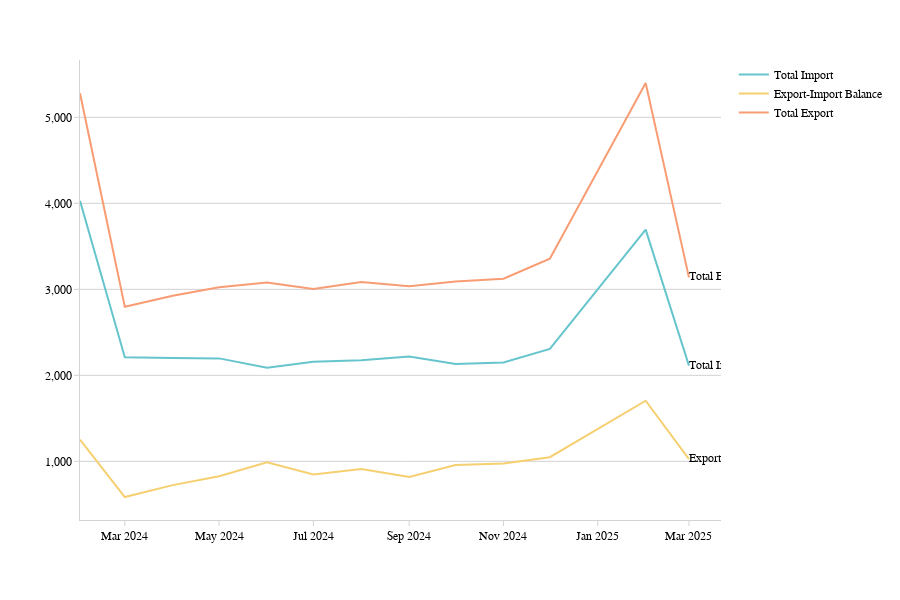
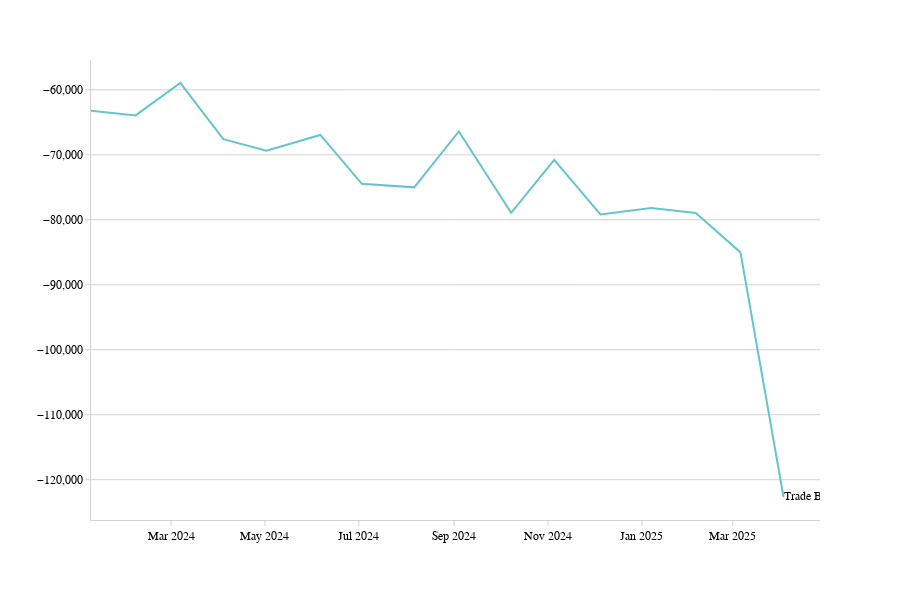

Notebook cell for these charts, in order:
### Code cell
minimalistic_lineplot_all_metrics(finalchina, metrics_col='Metrics', date_col='Period')
minimalistic_lineplot_all_metrics(tradebalance[tradebalance.Date > '2024-01-01'], value_col='Trade Balance', metrics_col='None', date_col='Date')

### Figure 1 — Plotly figure (JSON) as saved in the notebook; plotly's stock layout.template omitted (floating-point values rounded to 4 significant figures)
{"data": [{"hovertemplate": "Metrics=Total Import<br>=%{y}<extra></extra>", "legendgroup": "Total Import", "line": {"color": "rgb(102, 197, 204)", "dash": "solid"}, "marker": {"symbol": "circle"}, "mode": "lines", "name": "Total Import", "orientation": "v", "showlegend": true, "type": "scatter", "x": ["2024-02-01T00:00:00", "2024-03-01T00:00:00", "2024-04-01T00:00:00", "2024-05-01T00:00:00", "2024-06-01T00:00:00", "2024-07-01T00:00:00", "2024-08-01T00:00:00", "2024-09-01T00:00:00", "2024-10-01T00:00:00", "2024-11-01T00:00:00", "2024-12-01T00:00:00", "2025-02-01T00:00:00", "2025-03-01T00:00:00"], "xaxis": "x", "y": [4029.0, 2211.0, 2201.0, 2197.0, 2088.0, 2159.0, 2176.0, 2220.0, 2133.0, 2149.0, 2308.0, 3694.0, 2113.0], "yaxis": "y"}, {"hovertemplate": "Metrics=Export-Import Balance<br>=%{y}<extra></extra>", "legendgroup": "Export-Import Balance", "line": {"color": "rgb(246, 207, 113)", "dash": "solid"}, "marker": {"symbol": "circle"}, "mode": "lines", "name": "Export-Import Balance", "orientation": "v", "showlegend": true, "type": "scatter", "x": ["2024-02-01T00:00:00", "2024-03-01T00:00:00", "2024-04-01T00:00:00", "2024-05-01T00:00:00", "2024-06-01T00:00:00", "2024-07-01T00:00:00", "2024-08-01T00:00:00", "2024-09-01T00:00:00", "2024-10-01T00:00:00", "2024-11-01T00:00:00", "2024-12-01T00:00:00", "2025-02-01T00:00:00", "2025-03-01T00:00:00"], "xaxis": "x", "y": [1252.0, 585.5, 723.5, 826.2, 990.5, 846.5, 910.2, 817.1, 957.2, 974.4, 1048.0, 1705.0, 1026.0], "yaxis": "y"}, {"hovertemplate": "Metrics=Total Export<br>=%{y}<extra></extra>", "legendgroup": "Total Export", "line": {"color": "rgb(248, 156, 116)", "dash": "solid"}, "marker": {"symbol": "circle"}, "mode": "lines", "name": "Total Export", "orientation": "v", "showlegend": true, "type": "scatter", "x": ["2024-02-01T00:00:00", "2024-03-01T00:00:00", "2024-04-01T00:00:00", "2024-05-01T00:00:00", "2024-06-01T00:00:00", "2024-07-01T00:00:00", "2024-08-01T00:00:00", "2024-09-01T00:00:00", "2024-10-01T00:00:00", "2024-11-01T00:00:00", "2024-12-01T00:00:00", "2025-02-01T00:00:00", "2025-03-01T00:00:00"], "xaxis": "x", "y": [5280.0, 2797.0, 2925.0, 3023.0, 3079.0, 3006.0, 3086.0, 3037.0, 3091.0, 3123.0, 3356.0, 5399.0, 3139.0], "yaxis": "y"}, {"mode": "text", "showlegend": false, "text": ["Total Import: 2,113"], "textfont": {"color": "black", "size": 12}, "textposition": "middle right", "type": "scatter", "x": ["2025-03-01T00:00:00"], "y": [2113.0]}, {"mode": "text", "showlegend": false, "text": ["Export-Import Balance: 1,026"], "textfont": {"color": "black", "size": 12}, "textposition": "middle right", "type": "scatter", "x": ["2025-03-01T00:00:00"], "y": [1026.0]}, {"mode": "text", "showlegend": false, "text": ["Total Export: 3,139"], "textfont": {"color": "black", "size": 12}, "textposition": "middle right", "type": "scatter", "x": ["2025-03-01T00:00:00"], "y": [3139.0]}], "layout": {"font": {"color": "black", "family": "Arial", "size": 12}, "height": 600, "hovermode": "x unified", "legend": {"title": {"text": ""}, "tracegroupgap": 0}, "margin": {"t": 60}, "paper_bgcolor": "white", "plot_bgcolor": "white", "xaxis": {"anchor": "y", "domain": [0, 1], "linecolor": "lightgrey", "showgrid": false, "showline": true, "tickcolor": "lightgrey", "ticks": "outside", "title": {"text": ""}, "zeroline": false}, "yaxis": {"anchor": "x", "domain": [0, 1], "gridcolor": "lightgrey", "linecolor": "lightgrey", "showgrid": true, "showline": true, "tickcolor": "lightgrey", "tickformat": ",.0f", "ticks": "outside", "title": {"text": ""}, "zeroline": false}}}

### Figure 2 — Plotly figure (JSON) as saved in the notebook; plotly's stock layout.template omitted (floating-point values rounded to 4 significant figures)
{"data": [{"hovertemplate": "=%{y}<extra></extra>", "legendgroup": "", "line": {"color": "rgb(102, 197, 204)", "dash": "solid"}, "marker": {"symbol": "circle"}, "mode": "lines", "name": "", "orientation": "v", "showlegend": false, "type": "scatter", "x": ["2024-01-09T00:00:00", "2024-02-07T00:00:00", "2024-03-07T00:00:00", "2024-04-04T00:00:00", "2024-05-02T00:00:00", "2024-06-06T00:00:00", "2024-07-03T00:00:00", "2024-08-06T00:00:00", "2024-09-04T00:00:00", "2024-10-08T00:00:00", "2024-11-05T00:00:00", "2024-12-05T00:00:00", "2025-01-07T00:00:00", "2025-02-05T00:00:00", "2025-03-06T00:00:00", "2025-04-03T00:00:00"], "xaxis": "x", "y": [-63207, -63935, -58947, -67601, -69372, -66942, -74462, -75006, -66399, -78918, -70787, -79169, -78193, -78940, -85014, -122662], "yaxis": "y"}, {"mode": "text", "showlegend": false, "text": ["Trade Balance: -122,662"], "textfont": {"color": "black", "size": 12}, "textposition": "middle right", "type": "scatter", "x": ["2025-04-03T00:00:00"], "y": [-122662]}], "layout": {"font": {"color": "black", "family": "Arial", "size": 12}, "height": 600, "hovermode": "x unified", "legend": {"title": {"text": ""}, "tracegroupgap": 0}, "margin": {"t": 60}, "paper_bgcolor": "white", "plot_bgcolor": "white", "xaxis": {"anchor": "y", "domain": [0, 1], "linecolor": "lightgrey", "showgrid": false, "showline": true, "tickcolor": "lightgrey", "ticks": "outside", "title": {"text": ""}, "zeroline": false}, "yaxis": {"anchor": "x", "domain": [0, 1], "gridcolor": "lightgrey", "linecolor": "lightgrey", "showgrid": true, "showline": true, "tickcolor": "lightgrey", "tickformat": ",.0f", "ticks": "outside", "title": {"text": ""}, "zeroline": false}}}
